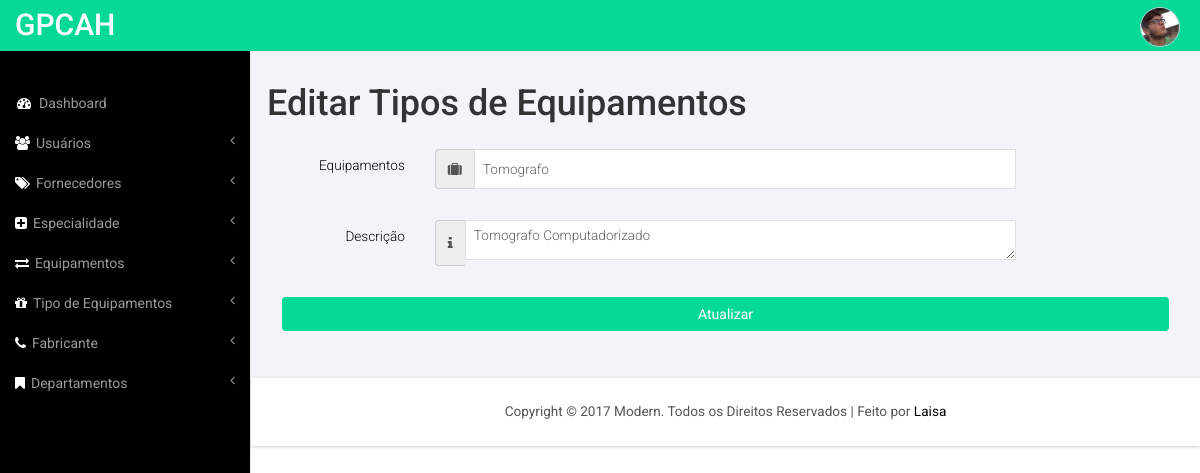
/editar-tipoequipo.php?id=2 (signed in), run on the app's committed database.
### tables this page shows
CREATE TABLE `tipo_equipamento` (
  `id` int(11) NOT NULL,
  `created_at` timestamp NOT NULL DEFAULT CURRENT_TIMESTAMP,
  `tipo` varchar(100) NOT NULL,
  `descricao` varchar(100) NOT NULL
);

### editar-tipoequipo.php (the view, shortened to what this page needs)
<?php
  include ('includes/connection.php');
    $id= isset($_GET["id"])?$_GET["id"]:0;
    $consulta = "SELECT * FROM tipo_equipamento WHERE id=".$id;
      mysqli_select_db($conn, $db);
      $result = mysqli_query($conn, $consulta);
      $nregistros = mysqli_num_rows($result);
      if ($nregistros!=1) {
        echo "<script>alert('Lamento mas não foram encontrados resultados para esta definição de palavra.\ Você será redirecionado para a lista das palavras.');</script>";
        echo "<script>javascript:window.location='consultar-tipoequipo.php';</script>";
      } else {
          $registro = mysqli_fetch_assoc($result);
      }
?>
<!DOCTYPE HTML>
<html>
<head>
<link href="css/bootstrap.min.css" rel='stylesheet' type='text/css' />
<link href="css/style.css" rel='stylesheet' type='text/css' />
<link href="css/lines.css" rel='stylesheet' type='text/css' />
<link href="css/font-awesome.css" rel="stylesheet">
<link href="css/custom.css" rel="stylesheet">
</head>
<body>
<div id="wrapper">
    <?php include 'includes/navigation.php'; ?>
    <div id="page-wrapper">
        <div class="graphs">
        	<h1>Editar Tipos de Equipamentos</h1>
  				<div class="panel-body">
					<form role="form" class="form-horizontal" action="upd-tipoequipo.php" method="post" name="frmEquipo" enctype="multipart/form-data">
						<div class="form-group">
							<label class="col-md-2 control-label">Equipamentos</label>
							<div class="col-md-8">
								<div class="input-group">
									<span class="input-group-addon">
										<i class="fa fa-suitcase"></i>
									</span>
									<input type="text" class="form-control1" placeholder="Especialidade" id="tipo_equipamento" name="tipo_equipamento"  value="<?php echo utf8_encode($registro["tipo"]); ?>" />
								</div>
							</div>
						</div>
							<div class="form-group">
							<label class="col-md-2 control-label">Descrição</label>
							<div class="col-md-8">
								<div class="input-group input-icon right">
									<span class="input-group-addon">
										<i class="fa fa-info"></i>
									</span>
								    <textarea placeholder="Descrição" id="descricao" name="descricao" cols="50" rows="10" class="form-control1"><?php echo utf8_encode($registro["descricao"]); ?></textarea>
								</div>
							</div>
						</div>
						<div class="box-footer">
                      		<button type="submit" class="btn  btn-block" style="background-color: rgb(6, 217, 149);color: #fff;">Atualizar</button>
                    	</div>
					</form>
	</div>
    	</div>
    	 <?php include 'includes/footer.php'; ?>
    </div>
</div>
</body>
</html>

### css/style.css (style rules this page uses)
h4, h5, h6, h1, h2, h3 { margin-top: 0; }
html, body { font-family: 'Roboto', sans-serif; font-size: 100%; background:#000; overflow-x: hidden; }
.graphs { padding: 2em 1em; background: #f2f4f8; font-family: 'Roboto', sans-serif; }
.form-control1, .form-control_2.input-sm { border: 1px solid #e0e0e0; padding: 5px 8px; color: #616161; background: #fff; box-shadow: none !important; width: 100%; font-size: 0.85em; font-weight: 300; height: 40px; border-radius: 0; -webkit-appearance: none; }
.form-horizontal .control-label { text-align: right; color: #000; font-weight: 300; font-size: 0.85em; }
.radio label, .checkbox label, label { font-size: 0.85em; font-weight:300; vertical-align: middle; }
.input-group { position: relative; display: table; width: 100%; border-collapse: separate; margin-bottom: 1em; }

### css/custom.css (style rules this page uses)
#wrapper { width: 100%; }
#page-wrapper { min-height: 568px; background-color: #fff; }
@media (min-width:768px) { #page-wrapper { position: inherit; margin: 0 0 0 250px; border-left: 1px solid #e7e7e7; } }

### data on the page
tipo_equipamento: tipo_equipamento "Tomografo", descricao "Tomografo Computadorizado"
